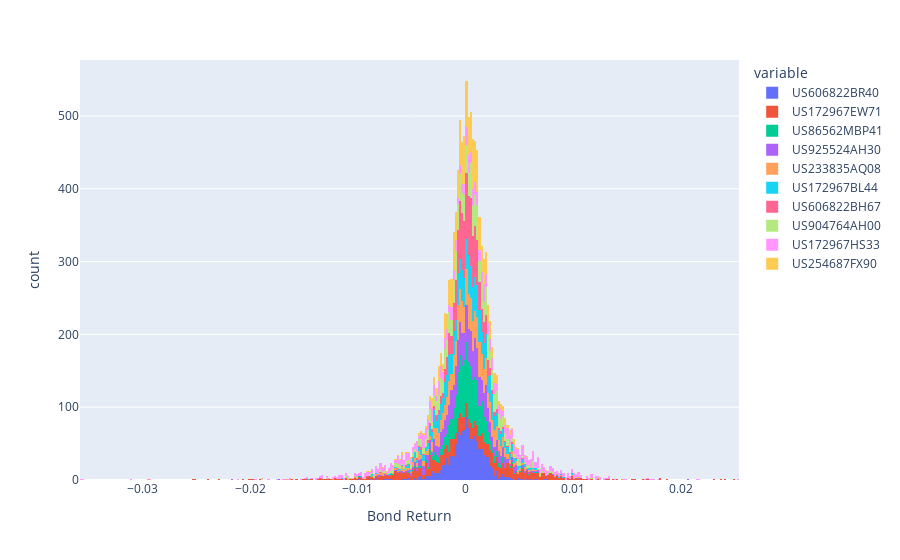

Notebook cell for this chart:
### Markdown cell above
Now that we have our pricers set up and transformed our data into something a little closer to an "invariant," we can start building return distributions for our portfolio. We do this using a new prior I introduced, the `NonLinearPrior`. The `NonLinearPrior` is fitted with a history of market quotes, not a history of returns. It then takes the latest market quotes (the reference quotes) and uses it to price the portfolio. These are the reference prices with respect to which returns will be measured. The same reference quotes used to make are reference prices are then multiplied by the historical returns of the quotes to build a distribution of the following day's market quotes. On this distribution of market_quotes we call the `price_df` function to turn them back into prices and then simply divide them by our reference_prices to create a return distribution.

### Code cell
pricing_context = QLMarketContext(ql_env=ql_env).update_from_series(z_spreads.join(rates).iloc[-1])

prior = NonLinearPrior(
        portfolio_instruments,
        reference_market_context=pricing_context,
    )
returns = pd.DataFrame(prior.fit(X, market_quotes=z_spreads).return_distribution_.returns,
                        columns=bond_prices.columns)

px.histogram(returns, labels={"value": "Bond Return"})

### Figure 1 — Plotly figure (JSON) as saved in the notebook; plotly's stock layout.template omitted (floating-point values rounded to 4 significant figures; data arrays with more than 128 entries replaced by an {"elided": "..."} marker saying what was removed)
{"data": [{"bingroup": "x", "hovertemplate": "variable=US606822BR40<br>Bond Return=%{x}<br>count=%{y}<extra></extra>", "legendgroup": "US606822BR40", "marker": {"color": "#636efa", "pattern": {"shape": ""}}, "name": "US606822BR40", "orientation": "v", "showlegend": true, "type": "histogram", "x": {"elided": "1230 float values"}, "xaxis": "x", "yaxis": "y"}, {"bingroup": "x", "hovertemplate": "variable=US172967EW71<br>Bond Return=%{x}<br>count=%{y}<extra></extra>", "legendgroup": "US172967EW71", "marker": {"color": "#EF553B", "pattern": {"shape": ""}}, "name": "US172967EW71", "orientation": "v", "showlegend": true, "type": "histogram", "x": {"elided": "1230 float values"}, "xaxis": "x", "yaxis": "y"}, {"bingroup": "x", "hovertemplate": "variable=US86562MBP41<br>Bond Return=%{x}<br>count=%{y}<extra></extra>", "legendgroup": "US86562MBP41", "marker": {"color": "#00cc96", "pattern": {"shape": ""}}, "name": "US86562MBP41", "orientation": "v", "showlegend": true, "type": "histogram", "x": {"elided": "1230 float values"}, "xaxis": "x", "yaxis": "y"}, {"bingroup": "x", "hovertemplate": "variable=US925524AH30<br>Bond Return=%{x}<br>count=%{y}<extra></extra>", "legendgroup": "US925524AH30", "marker": {"color": "#ab63fa", "pattern": {"shape": ""}}, "name": "US925524AH30", "orientation": "v", "showlegend": true, "type": "histogram", "x": {"elided": "1230 float values"}, "xaxis": "x", "yaxis": "y"}, {"bingroup": "x", "hovertemplate": "variable=US233835AQ08<br>Bond Return=%{x}<br>count=%{y}<extra></extra>", "legendgroup": "US233835AQ08", "marker": {"color": "#FFA15A", "pattern": {"shape": ""}}, "name": "US233835AQ08", "orientation": "v", "showlegend": true, "type": "histogram", "x": {"elided": "1230 float values"}, "xaxis": "x", "yaxis": "y"}, {"bingroup": "x", "hovertemplate": "variable=US172967BL44<br>Bond Return=%{x}<br>count=%{y}<extra></extra>", "legendgroup": "US172967BL44", "marker": {"color": "#19d3f3", "pattern": {"shape": ""}}, "name": "US172967BL44", "orientation": "v", "showlegend": true, "type": "histogram", "x": {"elided": "1230 float values"}, "xaxis": "x", "yaxis": "y"}, {"bingroup": "x", "hovertemplate": "variable=US606822BH67<br>Bond Return=%{x}<br>count=%{y}<extra></extra>", "legendgroup": "US606822BH67", "marker": {"color": "#FF6692", "pattern": {"shape": ""}}, "name": "US606822BH67", "orientation": "v", "showlegend": true, "type": "histogram", "x": {"elided": "1230 float values"}, "xaxis": "x", "yaxis": "y"}, {"bingroup": "x", "hovertemplate": "variable=US904764AH00<br>Bond Return=%{x}<br>count=%{y}<extra></extra>", "legendgroup": "US904764AH00", "marker": {"color": "#B6E880", "pattern": {"shape": ""}}, "name": "US904764AH00", "orientation": "v", "showlegend": true, "type": "histogram", "x": {"elided": "1230 float values"}, "xaxis": "x", "yaxis": "y"}, {"bingroup": "x", "hovertemplate": "variable=US172967HS33<br>Bond Return=%{x}<br>count=%{y}<extra></extra>", "legendgroup": "US172967HS33", "marker": {"color": "#FF97FF", "pattern": {"shape": ""}}, "name": "US172967HS33", "orientation": "v", "showlegend": true, "type": "histogram", "x": {"elided": "1230 float values"}, "xaxis": "x", "yaxis": "y"}, {"bingroup": "x", "hovertemplate": "variable=US254687FX90<br>Bond Return=%{x}<br>count=%{y}<extra></extra>", "legendgroup": "US254687FX90", "marker": {"color": "#FECB52", "pattern": {"shape": ""}}, "name": "US254687FX90", "orientation": "v", "showlegend": true, "type": "histogram", "x": {"elided": "1230 float values"}, "xaxis": "x", "yaxis": "y"}], "layout": {"barmode": "relative", "legend": {"title": {"text": "variable"}, "tracegroupgap": 0}, "margin": {"t": 60}, "xaxis": {"anchor": "y", "domain": [0, 1], "title": {"text": "Bond Return"}}, "yaxis": {"anchor": "x", "domain": [0, 1], "title": {"text": "count"}}}}
